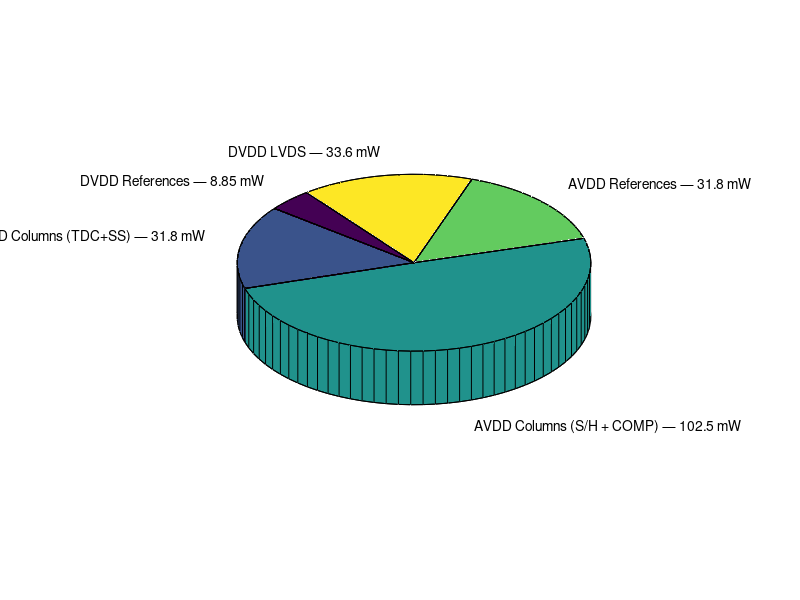

MATLAB code to generate this figure: (Note: this script raises an error after producing the figure.)
total = 177;

POWER = [8 30 98 30 31];

LABELS = {'DVDD References — 8.85 mW', 'DVDD Columns (TDC+SS) — 31.8 mW', 'AVDD Columns (S/H + COMP) — 102.5 mW', 'AVDD References — 31.8 mW', 'DVDD LVDS — 33.6 mW'};

h=pie3(POWER,LABELS);
set(h(2:2:6),'FontSize',14);